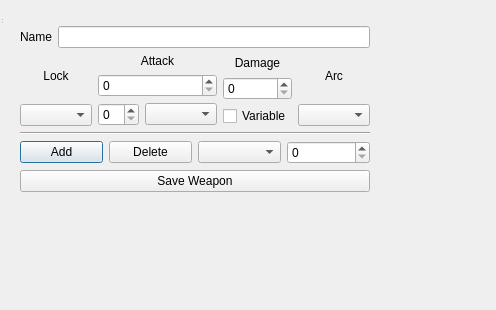
<?xml version="1.0" encoding="UTF-8"?>
<ui version="4.0">
 <class>Arsenal</class>
 <widget class="QDialog" name="Arsenal">
  <property name="geometry">
   <rect>
    <x>0</x>
    <y>0</y>
    <width>496</width>
    <height>310</height>
   </rect>
  </property>
  <property name="windowTitle">
   <string>Arsenal - Weapon Editor</string>
  </property>
  <layout class="QFormLayout" name="formLayout">
   <item row="0" column="0">
    <widget class="QMenuBar" name="menubar"/>
   </item>
   <item row="1" column="0">
    <widget class="QWidget" name="centralwidget" native="true">
     <layout class="QGridLayout" name="gridLayout">
      <item row="0" column="0">
       <layout class="QVBoxLayout" name="verticalLayout">
        <item>
         <layout class="QHBoxLayout" name="horizontalLayout">
          <item>
           <widget class="QLabel" name="label">
            <property name="text">
             <string>Name</string>
            </property>
           </widget>
          </item>
          <item>
           <widget class="QLineEdit" name="nameEdit"/>
          </item>
         </layout>
        </item>
        <item>
         <layout class="QHBoxLayout" name="horizontalLayout_2">
          <item>
           <layout class="QVBoxLayout" name="verticalLayout_2">
            <item>
             <widget class="QLabel" name="label_2">
              <property name="text">
               <string>Lock</string>
              </property>
              <property name="alignment">
               <set>Qt::AlignCenter</set>
              </property>
             </widget>
            </item>
            <item>
             <widget class="QComboBox" name="lockCombo"/>
            </item>
           </layout>
          </item>
          <item>
           <layout class="QVBoxLayout" name="verticalLayout_6">
            <item>
             <widget class="QLabel" name="label_3">
              <property name="text">
               <string>Attack</string>
              </property>
              <property name="alignment">
               <set>Qt::AlignCenter</set>
              </property>
             </widget>
            </item>
            <item>
             <widget class="QSpinBox" name="attackSpin"/>
            </item>
            <item>
             <layout class="QHBoxLayout" name="randomAttackBox">
              <item>
               <widget class="QSpinBox" name="randomAttackDice"/>
              </item>
              <item>
               <widget class="QComboBox" name="randomAttacksCombo"/>
              </item>
             </layout>
            </item>
           </layout>
          </item>
          <item>
           <layout class="QVBoxLayout" name="verticalLayout_5">
            <item>
             <widget class="QLabel" name="label_4">
              <property name="text">
               <string>Damage</string>
              </property>
              <property name="alignment">
               <set>Qt::AlignCenter</set>
              </property>
             </widget>
            </item>
            <item>
             <widget class="QSpinBox" name="damageSpin"/>
            </item>
            <item>
             <widget class="QCheckBox" name="variableDamageCheck">
              <property name="text">
               <string>Variable</string>
              </property>
             </widget>
            </item>
           </layout>
          </item>
          <item>
           <layout class="QVBoxLayout" name="verticalLayout_7">
            <item>
             <widget class="QLabel" name="label_5">
              <property name="text">
               <string>Arc</string>
              </property>
              <property name="alignment">
               <set>Qt::AlignCenter</set>
              </property>
             </widget>
            </item>
            <item>
             <widget class="QComboBox" name="arcCombo"/>
            </item>
           </layout>
          </item>
         </layout>
        </item>
        <item>
         <widget class="Line" name="line">
          <property name="orientation">
           <enum>Qt::Horizontal</enum>
          </property>
         </widget>
        </item>
        <item>
         <layout class="QVBoxLayout" name="specialRulesLayout"/>
        </item>
        <item>
         <layout class="QHBoxLayout" name="horizontalLayout_3">
          <item>
           <widget class="QPushButton" name="addSpecialButton">
            <property name="text">
             <string>Add</string>
            </property>
           </widget>
          </item>
          <item>
           <widget class="QPushButton" name="deleteSpecialButton">
            <property name="text">
             <string>Delete</string>
            </property>
           </widget>
          </item>
          <item>
           <widget class="QComboBox" name="specialSelectCombo"/>
          </item>
          <item>
           <widget class="QSpinBox" name="specialNumSpin"/>
          </item>
         </layout>
        </item>
        <item>
         <widget class="QPushButton" name="saveButton">
          <property name="text">
           <string>Save Weapon</string>
          </property>
         </widget>
        </item>
       </layout>
      </item>
     </layout>
    </widget>
   </item>
  </layout>
  <widget class="QStatusBar" name="statusbar">
   <property name="geometry">
    <rect>
     <x>0</x>
     <y>0</y>
     <width>3</width>
     <height>25</height>
    </rect>
   </property>
  </widget>
 </widget>
 <resources/>
 <connections/>
</ui>
